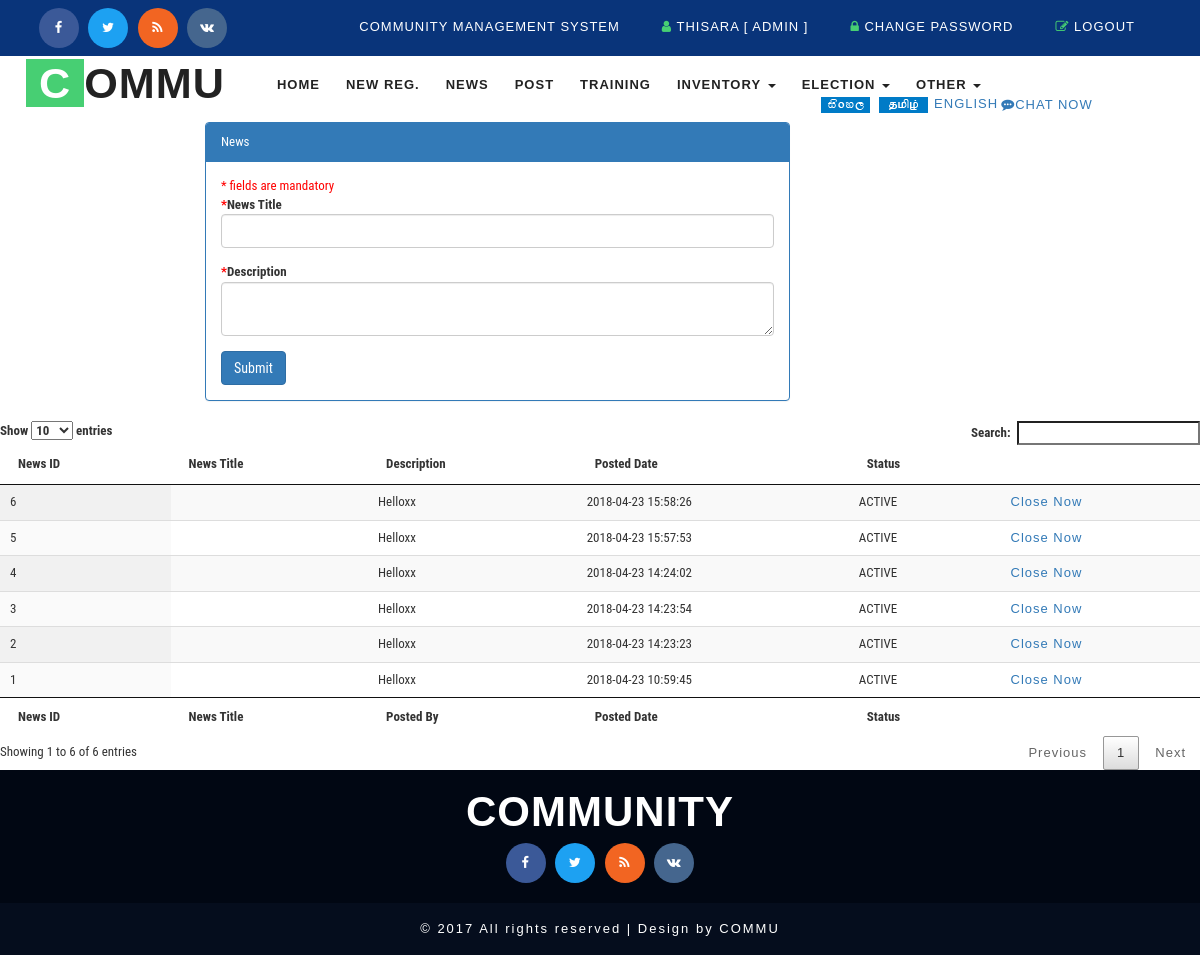
Page /admin_news.php (signed in) on the earlier database version.
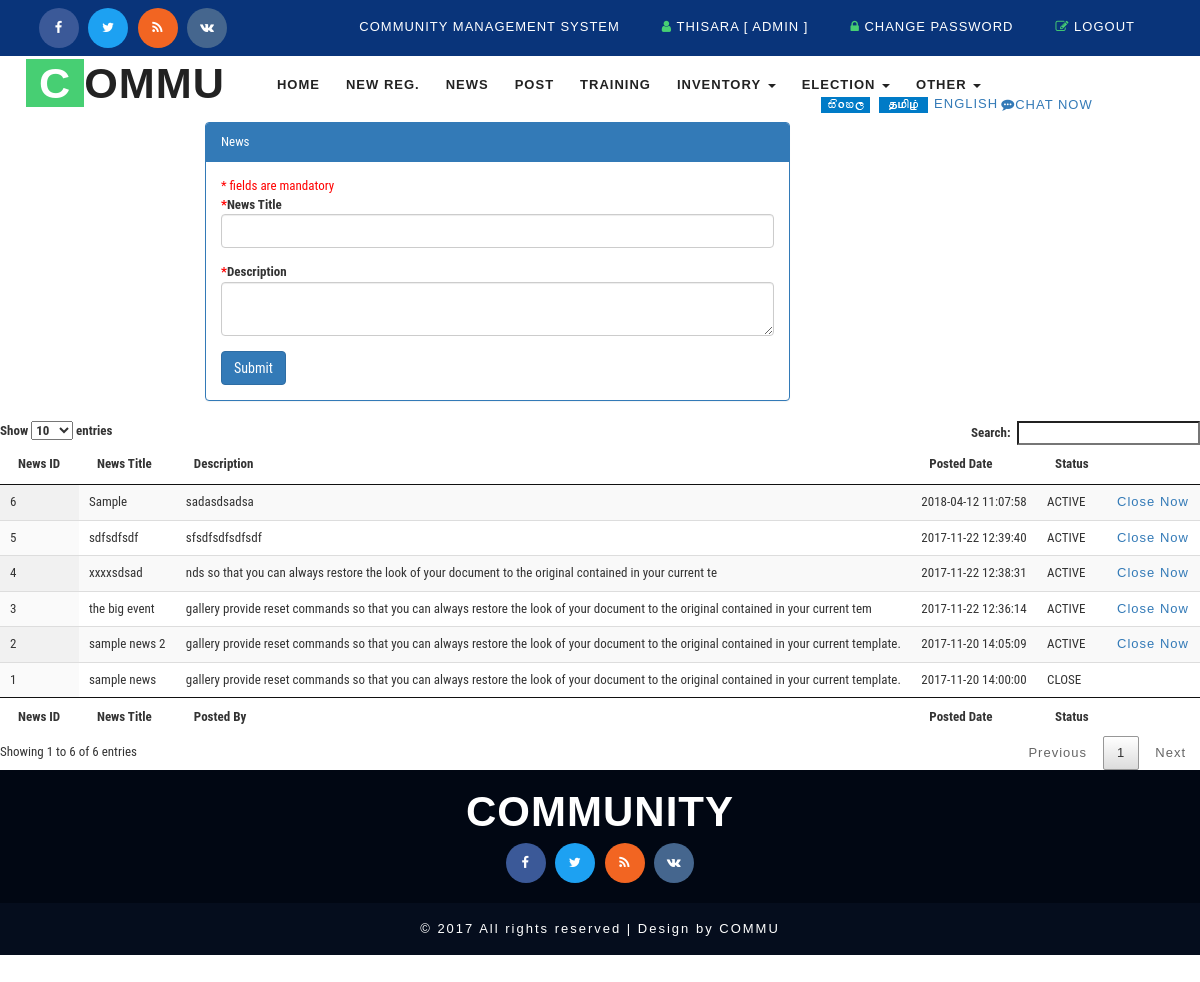
Same page on the later database version.
### tables this page shows
CREATE TABLE `cms_news` (
  `id` int(5) NOT NULL AUTO_INCREMENT,
  `news_title` varchar(50) DEFAULT NULL,
  `description` varchar(250) DEFAULT NULL,
  `usercreated` int(5) DEFAULT NULL COMMENT 'cms_user',
  `datecreated` timestamp NOT NULL DEFAULT current_timestamp(),
  `status` varchar(10) DEFAULT 'ACTIVE' COMMENT 'ACT|DACT',
  PRIMARY KEY (`id`),
  KEY `FK_cms_news_user` (`usercreated`),
  CONSTRAINT `FK_cms_news_user` FOREIGN KEY (`usercreated`) REFERENCES `cms_user` (`id`)
);

### model/DB.php (called while the page is built, shortened)
<?php
function getDBConnection() {
    $servername = "localhost";
    $username = "root";
    $password = "123";
    $db = "cmsdb";
    $conn = mysqli_connect($servername, $username, $password, $db);
    if (!$conn) {
        die("Connection failed: " . mysqli_connect_error());
    } else {
        return $conn;
    }
}
function getData($sql) {
    $conn = getDBConnection();
    $result = mysqli_query($conn, $sql);
    if (mysqli_num_rows($result) > 0) {
        return $result;
    } else {
        return FALSE;
    }
}
?>

### admin_news.php (the view, shortened to what this page needs)
<!DOCTYPE html>
<html lang="en">
    <head>
        <?php include_once './basecss.php'; ?>
    </head>
    <body>
        <div class="header">
            <div class="w3layouts_header_right">
                <div class="agileits-social top_content">
                    <ul>
                        <li><a href="#"><i class="fa fa-facebook"></i></a></li>
                        <li><a href="#"><i class="fa fa-twitter"></i></a></li>
                        <li><a href="#"><i class="fa fa-rss"></i></a></li>
                        <li><a href="#"><i class="fa fa-vk"></i></a></li>
                    </ul>
                </div>
            </div>
            <div class="w3layouts_header_left">
                <?php include './_top.php'; ?>
            </div>
            <div class="clearfix"> </div>
        </div>
        <div class="banner">
            <nav class="navbar navbar-default">
                <div class="navbar-header navbar-left">
                    <h1><a class="navbar-brand" href="home.php"><span>C</span>OMMU</a></h1>
                </div>
                <div class="collapse navbar-collapse navbar-right" id="bs-example-navbar-collapse-1">
                    <nav class="link-effect-2" id="link-effect-2">
                    </nav>
                </div>
                <div class="w3_agile_search">
                   <?php include './_search.php';?>
                </div>
            </nav>
        </div>
        <div class="row">
            <div class="col-md-2"></div>
            <div class="col-md-6">
                <?php
                include './model/DB.php';
                ?>
                <div class="panel panel-primary">
                <div class="panel-heading ">News</div>
                <div class="panel-body">
                <span class="mando-msg">* fields are mandatory</span>
                <form action="admin_news.php" method="post">
                    <div class="form-group">
                        <label for="exampleInputEmail1"><span class="mando-msg">*</span>News Title</label>
                        <input name="news_title" required="" type="text" class="form-control" id="exampleInputEmail1" >
                    </div>
                    <div class="form-group">
                        <label for="exampleInputPassword1"><span class="mando-msg">*</span>Description</label>
                        <textarea name="description" required="" class="form-control" ></textarea>
                    </div>
                    <button type="submit" name="btnSub" class="btn btn-primary">Submit</button>
                </form>
                </div></div>
            </div>
            <div class="col-md-4"></div>
        </div>
        <table id="example" class="display" cellspacing="0" width="100%" style="font-size: small">
            <thead>
                <tr>
                    <th>News ID</th>
                    <th>News Title</th>
                    <th>Description</th>
                    <th>Posted Date</th>
                    <th>Status</th>
                    <th></th>
                </tr>
            </thead>
            <tfoot>
                <tr>
                    <th>News ID</th>
                    <th>News Title</th>
                    <th>Posted By</th>
                    <th>Posted Date</th>
                    <th>Status</th>
                    <th></th>
                </tr>
            </tfoot>
            <tbody>
                <?php
                $sqlx = " SELECT * FROM cms_news";
                $resultx = getData($sqlx);
                if ($resultx != FALSE) {
                    while ($row = mysqli_fetch_assoc($resultx)) {
                        ?>
                        <tr>
                            <td><?= $row['id']; ?></td>
                            <td><?= $row['news_title']; ?></td>
                            <td><?= $row['description']; ?></td>
                            <td><?= $row['datecreated']; ?></td>
                            <td><?= $row['status']; ?></td>
                            <td><?php
                                if ($row['status'] == 'ACTIVE') {
                                    ?> <a href="admin_news.php?nid=<?= $row['id']; ?>&action=CLOSE"> Close Now </a> <?php
                                }
                                ?></td>
                        </tr>
                        <?php
                    }
                }
                ?>
            </tbody>
        </table>
        <?php include './_footer.php';?>
    </body>
</html>

Differences in the rows shown:
changed cms_news id 1: news_title (not shown) → "sample news"; description "Helloxx" → "gallery provide reset commands so that you can always restore the look of your document to the original contained in your current template."; datecreated "2018-04-23 10:59:45" → "2017-11-20 14:00:00"; status "ACTIVE" → "CLOSE"; no longer shows "Close Now"
changed cms_news id 2: news_title (not shown) → "sample news 2"; description "Helloxx" → "gallery provide reset commands so that you can always restore the look of your document to the original contained in your current template."; datecreated "2018-04-23 14:23:23" → "2017-11-20 14:05:09"
changed cms_news id 3: news_title (not shown) → "the big event"; description "Helloxx" → "gallery provide reset commands so that you can always restore the look of your document to the original contained in your current tem"; datecreated "2018-04-23 14:23:54" → "2017-11-22 12:36:14"
changed cms_news id 4: news_title (not shown) → "xxxxsdsad"; description "Helloxx" → "nds so that you can always restore the look of your document to the original contained in your current te"; datecreated "2018-04-23 14:24:02" → "2017-11-22 12:38:31"
changed cms_news id 5: news_title (not shown) → "sdfsdfsdf"; description "Helloxx" → "sfsdfsdfsdfsdf"; datecreated "2018-04-23 15:57:53" → "2017-11-22 12:39:40"
changed cms_news id 6: news_title (not shown) → "Sample"; description "Helloxx" → "sadasdsadsa"; datecreated "2018-04-23 15:58:26" → "2018-04-12 11:07:58"
